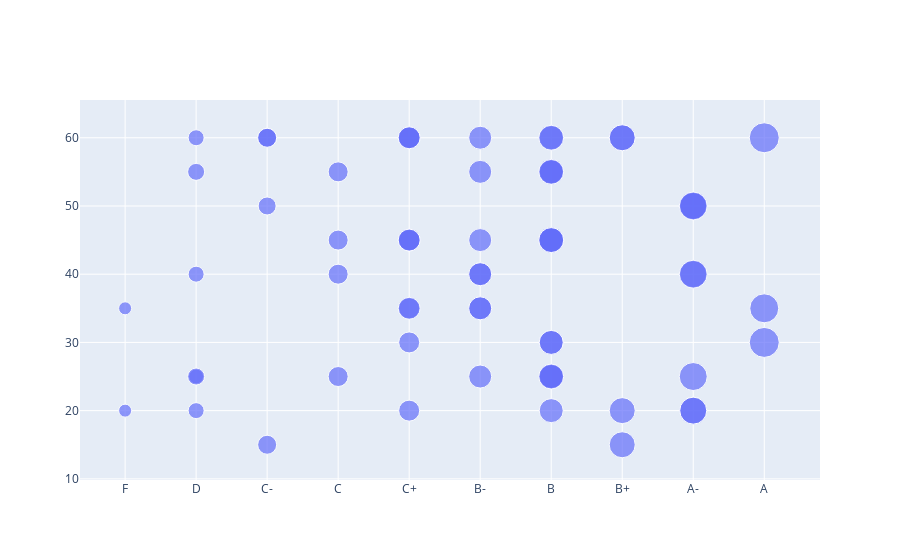

The code cell stored with this chart in its notebook:
### Code cell
f = go.Figure()
series = go.Scatter(x=scores_df['Letter_Grade'], y=scores_df['Completion_Time'], mode="markers",  marker= { 'size': scores_df['Student_Score'], 'sizemode' : 'diameter', 'sizeref' : 1.0})
f.add_trace(series)
f.show()

### Figure 1 — Plotly figure (JSON) as saved in the notebook; plotly's stock layout.template omitted (floating-point values rounded to 4 significant figures)
{"data": [{"marker": {"size": [13, 13, 15, 16, 16, 16, 17, 17, 18, 19, 19, 19, 20, 20, 20, 20, 21, 21, 21, 21, 21, 22, 22, 22, 22, 22, 23, 23, 23, 23, 23, 23, 23, 23, 24, 24, 24, 24, 24, 24, 24, 24, 24, 24, 24, 25, 25, 25, 25, 25, 26, 26, 26, 26, 27, 27, 27, 27, 27, 28, 28, 28, 29, 30, 30], "sizemode": "diameter", "sizeref": 1}, "mode": "markers", "type": "scatter", "x": ["F", "F", "D", "D", "D", "D", "D", "D", "C-", "C-", "C-", "C-", "C", "C", "C", "C", "C+", "C+", "C+", "C+", "C+", "C+", "C+", "C+", "C+", "C+", "B-", "B-", "B-", "B-", "B-", "B-", "B-", "B-", "B", "B", "B", "B", "B", "B", "B", "B", "B", "B", "B", "B", "B", "B", "B", "B", "B+", "B+", "B+", "B+", "A-", "A-", "A-", "A-", "A-", "A-", "A-", "A-", "A", "A", "A"], "y": [35, 20, 25, 20, 40, 60, 55, 25, 50, 60, 60, 15, 45, 55, 40, 25, 45, 30, 35, 60, 20, 60, 35, 60, 45, 45, 55, 60, 45, 40, 35, 25, 40, 35, 45, 45, 30, 20, 60, 45, 55, 55, 30, 25, 25, 25, 60, 45, 45, 55, 15, 60, 20, 60, 20, 40, 20, 50, 50, 25, 50, 40, 35, 60, 30]}], "layout": {"autosize": true, "xaxis": {"autorange": true, "range": [-0.5786, 9.665], "type": "category"}, "yaxis": {"autorange": true, "range": [6.053, 69.83], "type": "linear"}}}
